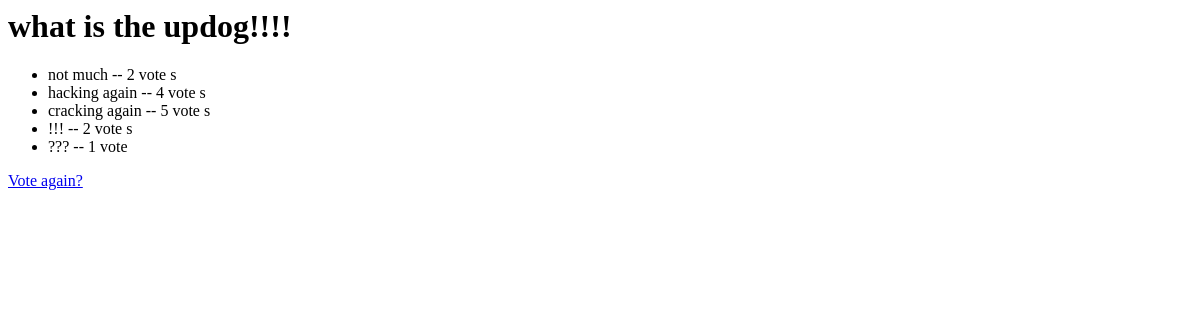
/polls/1/results/, run on an earlier commit of the app's database.
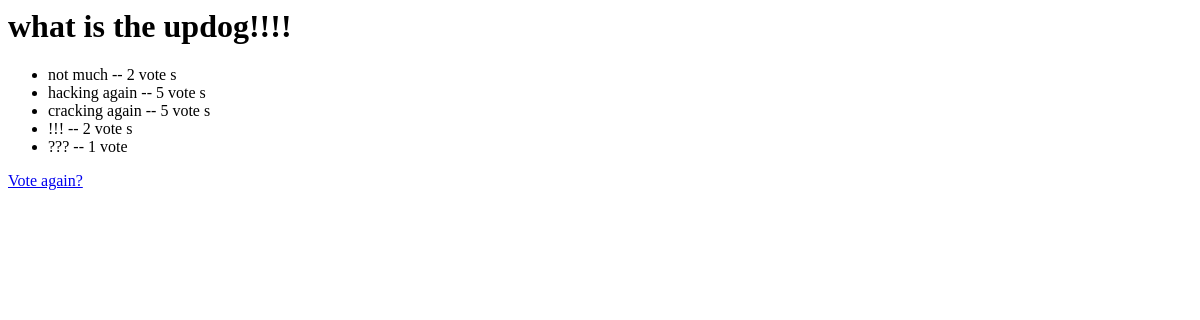
And on a later commit of the database.
### polls/models.py (models this page shows, shortened)
class Choice(models.Model):
    question = models.ForeignKey(Question, on_delete=models.CASCADE) #each Choice is related to a single Question
    choice_text = models.CharField(max_length=200)
    votes=models.IntegerField(default=0)

### polls/views.py (the view)
# urls.py: url(r'^(?P<pk>[0-9]+)/results/$', views.ResultsView.as_view(), name='results'),
class ResultsView(generic.DetailView):
    model = Question
    template_name = 'polls/results.html'

### polls/templates/polls/results.html
<h1>{{ question.question_text }}</h1>
<ul>
    {% for choice in question.choice_set.all %}
        <li>{{ choice.choice_text }} -- {{ choice.votes }} vote {{ choice.votes|pluralize }}</li>
{% endfor %}
</ul>
<a href="{% url 'polls:detail' question.id %}">Vote again?</a>

What changed in the data, as far as the page shows it:
changed Choice "hacking again": votes "4" → "5"
